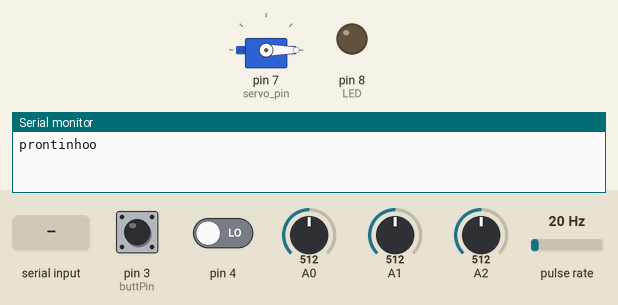
Recording of a sketch running on a simulated Arduino Uno, built with avr-gcc and run on an emulated ATmega328P. On the bench: servo, output pins drawn as LEDs (lit = HIGH), the last lines printed to the serial monitor. Wiring (inferred from the names in the program): pulse sensor: data pin 2. Inputs (shaded band) come from the test bench; at power-on: pin 3 (buttPin) HIGH, pin 4 LOW, A0 = 512, A1 = 512, A2 = 512, pulse rate 20 Hz. Storage starts empty; pins used as bus, display or sensor lines are not drawn.

Above: at 1.3 s.
1.4 s: "d90\n" received over Serial
At 4.38 s:
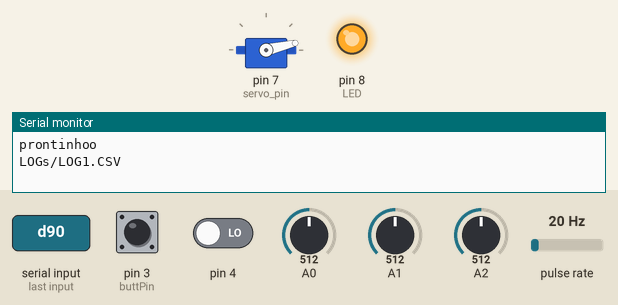
4.4 s: byte 115 ('s') received over Serial
At 11.9 s:
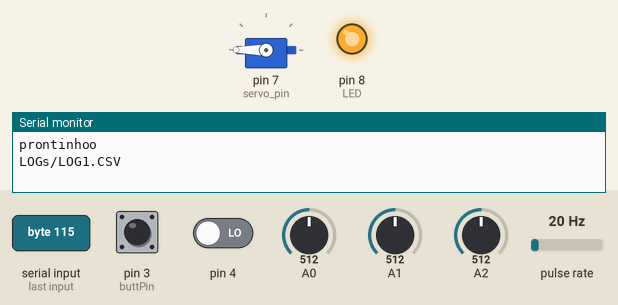
Timing chart, 0 to 13.4 s (numbered marks = the images above; inputs shaded):
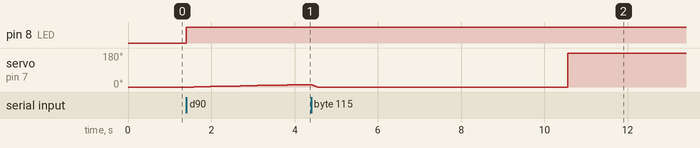

Measured:
- after the input at 1.4 s, pin 8 (LED): LOW → HIGH at once; servo on pin 7 (servo_pin): moves from 0° to 13° over 2.6 s, starting after 0.18 s

The sketch:

Bancada_ESC.ino
```cpp
/*
 * CÓDIGO PARA BANCADA DE CARACTERIZAÇÃO DE GRUPO MOTOPROPULSOR DE DRONES
 * Versão: 2.0
 * Data: 07/2025
 * Autor: Euler Torres
 * * Esse código salva um csv com leitura de RPM, corrente (ESC), tração hélice, temperatura motor, temperatura ambiente e tensão da bateria.
 * O teste consiste em subir o PWM em 10% e capturar diversas amostras, fazendo uma mapa completo do motor/bateria/hélice
 */
#include <Arduino.h>
#include <Servo.h>
#include <SD.h>
#include <SPI.h>

#include "HX711.hpp"
#include "LM35.hpp"
#include "VoltDiv.hpp"
#include "ACS712.hpp"

//=============================================================================
// 						Definição dos pinos
//=============================================================================
const uint8_t RPM_PIN	{2};	//TCRT5000
const uint8_t buttPin	{3};
const uint8_t HX711_DOUT{4};
const uint8_t HX711_SCK	{5};
const uint8_t servo_pin	{7};
const uint8_t LED		{8};
const uint8_t CS_SDcard	{10};
const uint8_t TAMB_PIN	{A0};
const uint8_t TMOT_PIN	{A1};
const uint8_t Curr_PIN	{A2};
const uint8_t Volt_PIN	{A3};


//=============================================================================
// 							Sensores
//=============================================================================

HX711 	 Balanca(HX711_DOUT, HX711_SCK, "Empuxo");
LM35 	 Temp_amb(TAMB_PIN, "TempAmbiente");
LM35	 Temp_Mot(TMOT_PIN, "TempMotor");
VoltDiv  Bateria(Volt_PIN,  "Tensao");
ACS712   Corrente(Curr_PIN, "Corrente");

Sensor* sensores[] = {
	&Balanca,
	&Temp_amb,
	&Temp_Mot,
	&Bateria,
	&Corrente
};

const uint8_t N_sensores = sizeof(sensores)/sizeof(sensores[0]);

int16_t thrust_g = 0;

volatile bool botao = false;

//=============================================================================
// 						Variaveis globais
//=============================================================================

// Controle de Tempo ------------------------------------------------
unsigned long now;
volatile unsigned long lastInterrupt;

// ---------------------  Controle do ESC   -------------------------
uint16_t sample_dt = 500, min_PWM = 1500, max_PWM = 2000, currentPWM = min_PWM;
uint8_t	 step_PWM = 1;
Servo esc;
bool Inverte_PWM = false;

// ---------------------     Cartão SD	------------------------------------------------
unsigned long lastSample, lastLog;
File logfile;
char data;
// ---------------------        RPM		------------------------------------------------
const int N_pas =	2;
volatile unsigned long contadorPulsos = 0;
// ---------------------       Debug	------------------------------------------------
bool debugging = false;
// ---------------------       Teste    ------------------------------------------------
bool testRunning = false;
uint16_t  target_PWM = 1500, ms_increasse = 80, targetPWMsample= 1500;
unsigned long lastPWMUpdate, sampleTime = 6000;

//=============================================================================
// 						Funções auxiliares
//=============================================================================

void ProcessSerial(){
	if (Serial.available() > 0){

		if(isDigit(Serial.peek())){
			setPWM(Serial.parseInt());
			Serial.read();
			return;
		}

		data = Serial.read();
		if(data == 'd'){
			beginTest();
			Serial.read();
		}
		else if (data == 'a'){
			showError();
			openNewLog();
			debugging = true;
		}
		else if (data == 's'){
			debugging = false;
			endTest();
			Serial.read();
		}
	}
}

void beginTest(){
	target_PWM = min_PWM;
	setPWM(min_PWM);
	openNewLog();
	testRunning = true;
	//Serial.println("comecou");
	lastPWMUpdate = millis();
}

void runTest(){
	if(target_PWM < max_PWM){
	// Enquanto nao chegar no máximo
		if (target_PWM >= targetPWMsample){
			amostra();
			if (now - lastPWMUpdate >= sampleTime) targetPWMsample += 50;
		}
		else if (now - lastPWMUpdate >= ms_increasse){
			target_PWM++;
			lastPWMUpdate = now;
		}
	} else{
		amostra();
		if (now - lastPWMUpdate >= sampleTime) endTest();
	}
	setPWM(target_PWM);
}

void endTest(){
	target_PWM = min_PWM;
	rampPWM(min_PWM, 5);
	closeCurrentLog();
	testRunning = false;
}

void debug(){
	//Serial.println("Debugando");
	amostra();
}

void setPWM(uint16_t PWM){
	currentPWM = PWM;
	if (PWM > max_PWM) PWM = max_PWM;
	if (PWM < min_PWM) PWM = min_PWM;
	PWM = Inverte_PWM ? (min_PWM + max_PWM - PWM) : PWM;
	esc.writeMicroseconds(PWM);
}

void rampPWM(uint16_t target, uint8_t passo){
	uint8_t delayMs = 20;
	if (target > currentPWM){
		// acelera
		while(target - currentPWM > 0){
			setPWM(currentPWM + passo);
			delay(delayMs);
		}
	}else{
		// desacelera
		while(currentPWM - target > 0){
			setPWM(currentPWM - passo);
			delay(delayMs);
		}
	}
}

void showError(){
	//Serial.println("tentando rodar issaqui");
	for(int i = 0; i<16; i++){
		digitalWrite(LED, !digitalRead(LED));
		delay(100);
	}
}

void openNewLog(){
	closeCurrentLog();
	digitalWrite(LED, HIGH);
	int idx = 1;
	String path;
	do{
		path = "LOGs/LOG" + String(idx) + ".CSV";
		idx++;
	} while(SD.exists(path));

	logfile = SD.open(path, FILE_WRITE);
	if (!logfile){
		showError();
		return;
	}

	String header = "t[ms], PWM[us]";
	for (auto sensor : sensores){
		sensor -> calibra();
		header += "," + sensor -> getLabel();
	}
	header += ",RPM\n";
	logfile.print(header);

	digitalWrite(HX711_SCK, LOW);
	Serial.println(path);
	contadorPulsos = 0;
	lastLog = now;
}

void closeCurrentLog(){
	if (logfile){
		logfile.close();
		digitalWrite(LED, LOW);
	}
	digitalWrite(HX711_SCK, HIGH);
	//digitalWrite(LED, LOW);
}

void amostra() {
	unsigned long dt = now - lastSample;
	unsigned long elapsed = now - lastLog;
	if (dt < sample_dt) return;
	lastSample = now;
	String logline = String(elapsed) + "," + String(target_PWM);

	for (auto sensor : sensores){
		logline += "," + String(sensor->read());
	}

	noInterrupts();
	float rpm = ((60000.0 / dt) * contadorPulsos) / N_pas;
	contadorPulsos = 0;
	interrupts();

	if (debugging) logline += "," + String(contadorPulsos);
	logline += "," + String(rpm) + "\n";

	if (debugging) Serial.print(logline);
	logfile.print(logline);
	logfile.flush();
}

void HandleInt(){
	if (botao){
		unsigned long dt = now - lastInterrupt;

		if (dt < 200) return;	//Minimo para estabilizar nivel lógico
		//lastInterrupt = now;
		if(dt > 5000 && !testRunning && digitalRead(buttPin)){
			botao = false;
			showError();
			for (auto sensor : sensores){
				sensor -> calibra();
				digitalWrite(LED, !digitalRead(LED));
			}
			digitalWrite(LED, LOW);
			lastInterrupt = millis();
		}
		else if(!digitalRead(buttPin)){
			botao = false;
			lastInterrupt = millis();
			if(!testRunning)	beginTest();
			else endTest();
		}
	}
}

void setup() {

	esc.attach(servo_pin, min_PWM, max_PWM);
	setPWM(1500);

	Serial.begin(115200);              //Inicia comunicação serial Bluetooth

	delay(100);

	while(Serial.available()) Serial.read();

	pinMode(buttPin, INPUT);
	pinMode(RPM_PIN, INPUT);
	pinMode(LED, OUTPUT);

	if(!SD.begin(CS_SDcard)){
		Serial.println("Bota o cartaoo");
		while(1){
			showError();
		}
	}

	if(!SD.exists("LOGs")){
		SD.mkdir("LOGs/");
	}

	attachInterrupt(digitalPinToInterrupt(buttPin), button_ISR, RISING);
	attachInterrupt(digitalPinToInterrupt(RPM_PIN), pulso_ISR, FALLING);
	Serial.println("prontinhoo");
	lastSample = millis();
}

void loop() {
	now = millis();

	ProcessSerial();

	HandleInt();


	if (testRunning){
		runTest();
	}
	else if (debugging){
		debug();
	}
}

void button_ISR(){
	botao = true;
	lastInterrupt = millis();
}

void pulso_ISR() {
	contadorPulsos++;
}
```

ACS712.cpp
```cpp
/*
 * CÓDIGO PARA BANCADA DE CARACTERIZAÇÃO DE GRUPO MOTOPROPULSOR DE DRONES
 * Versão: 1.0
 * Data: 07/2025
 * Autor: Euler Torres
 * * Código para leitura de corrente [A] usando uma classe genérica de sensor.
 *
 */
#include "ACS712.hpp"
#include <Math.h>

#define NAmostras 5

ACS712::ACS712(const uint8_t AnPin, const String Label) :
	Sensor(Label),
	_AnPin(AnPin),
	_Label(Label),
	scale(0.066f),	// V/A (Shunt)
	offset(0.0f)
{
	pinMode(_AnPin, INPUT);
}

float ACS712::read() {
    float localSquareSum = 0;
    float localSum = 0;
    int localAmountOfSamples = 0;

    const unsigned long sampleDelayMicros = 100; // Pequeno atraso entre amostras

    for (int i = 0; i < NAmostras; i++) {
        // Lógica de amostragem
        float readingVolts = (float)analogRead(_AnPin) * 4.83 / 1023.0;
        float readingAmps = (readingVolts - 2.5) / scale;

        localSquareSum += readingAmps * readingAmps;
        localSum += readingAmps;
        localAmountOfSamples++;

        delayMicroseconds(sampleDelayMicros);
    }

    float rms = 0;
    if (localAmountOfSamples > 0) { // Evita divisão por zero
        rms = (float)sqrt((double)localSquareSum / localAmountOfSamples);
    }

    return rms;
}
```

ACS712.hpp
```cpp
#pragma once

#include<stdint.h>
#include<Arduino.h>

#include "sensor.hpp"

class ACS712 : public Sensor{
public:
	ACS712(const uint8_t AnPin, const String Label);
	~ACS712() override = default;

	float read() override;

private:
	uint8_t _AnPin;
	String _Label;

	uint16_t raw = 0;
	float value=0;
	float scale;
	float offset;
};
```

HX711.cpp
```cpp
/*
 * CÓDIGO PARA BANCADA DE CARACTERIZAÇÃO DE GRUPO MOTOPROPULSOR DE DRONES
 * Versão: 1.0
 * Data: 07/2025
 * Autor: Euler Torres
 * * Código para leitura de força em g.f usando uma classe genérica de Sensor.
 *
 */
#include "HX711.hpp"

HX711::HX711(const uint8_t PIN_DOUT, const uint8_t PIN_SCK, const String Label) :
	Sensor(Label),
	_PIN_DOUT(PIN_DOUT),
	_PIN_SCK(PIN_SCK),
	_Label(Label),
	offset(1974.0),
	scale(114.6f)
{
	pinMode(_PIN_DOUT, INPUT);
	pinMode(_PIN_SCK, OUTPUT);
	digitalWrite(_PIN_SCK, HIGH);	//Modo Power-Down do HX711
}

// --- Lê uma única conversão de 24 bits e aplica seleção de ganho ---
int32_t HX711::readRaw() {
	// aguarda DOUT ficar LOW (dado pronto)
	while (digitalRead(_PIN_DOUT) == HIGH);

	value = 0;
	// lê 24 bits
	for (uint8_t i = 0; i < 24; i++) {
		digitalWrite(_PIN_SCK, HIGH);
		value <<= 1;
		if (digitalRead(_PIN_DOUT)) {
			value |= 1;
		}
		digitalWrite(_PIN_SCK, LOW);
	}
	// pulsos adicionais para ganho
	for (uint8_t i = 0; i < GAIN_PULSES; i++) {
		digitalWrite(_PIN_SCK, HIGH);
		digitalWrite(_PIN_SCK, LOW);
	}
	//Serial.println(value);
	// converte de 24 bits two’s-complement para signed long
	if (value & 0x800000) {
		value |= 0xFF000000;
	}
	return (int32_t)value;
}

// --- Lê várias vezes e retorna a média ---
float HX711::read() {
	//digitalWrite(4, HIGH);
	sum = 0;
	for (uint8_t i = 0; i < N_amostras; i++) {
		sum += readRaw();
	}
	return ((float)sum / N_amostras)/scale - offset;
}

float HX711::calibra(){
	digitalWrite(_PIN_SCK, LOW); //Modo Wake-up do HX711
	for (uint8_t i = 0; i < 20; i++) {
		sum += readRaw();
	}
	digitalWrite(_PIN_SCK, HIGH); //Modo Power-Down do HX711
	offset = ((float)sum / 20)/scale;
	//Serial.print("Novo offset: "); Serial.println(offset);
}
```

HX711.hpp
```cpp
#pragma once
#include <stdint.h>

#include "Sensor.hpp"
#include "Arduino.h"

#define GAIN_PULSES     1   // 1 pulso = canal A ganho 128
#define N_amostras      5  // #Amostras para média

class HX711 : public Sensor{

public:
	HX711(const uint8_t PIN_DOUT, const uint8_t PIN_CLK, const String Label);	//Dout , SCK
	~HX711() override = default;

	float	read() override;
	float	calibra() override;
private:
	uint8_t	_PIN_DOUT;
	uint8_t _PIN_SCK;
	String  _Label;

	unsigned long	value = 0;	// Valor raw unitario
	int32_t			sum	= 0;			// Soma de amostras
	float 			offset;      		// “tare” zero
	float		 	scale;   		// fator de calibração (raw/gramas)

	int32_t readRaw();
};
```

LM35.cpp
```cpp
#include "LM35.hpp"

LM35::LM35(const uint8_t PIN_An, const String Label) :
	Sensor(Label),
	_PIN_An(PIN_An),
	_Label(Label),
	scale(100.0f),	// 10mV/C°  2 até 150°C
	voltDrop(0.0f)
{
	pinMode(_PIN_An, INPUT);
}

float LM35::read(){
    analogRead(_PIN_An);
    delay(2);
    uint16_t reading = analogRead(_PIN_An);
    readingVolts = (float)reading * 5.0 / 1023.0;
    temperatureCelsius = (readingVolts - voltDrop) * scale;

    return temperatureCelsius;
}
```

LM35.hpp
```cpp
/*
 * CÓDIGO PARA BANCADA DE CARACTERIZAÇÃO DE GRUPO MOTOPROPULSOR DE DRONES
 * Versão: 1.0
 * Data: 07/2025
 * Autor: Euler Torres
 * * Código para leitura de temperatura °C usando uma classe genérica de Sensor.
 *
 */
#pragma once
#include <stdint.h>

#include "Sensor.hpp"
#include <Arduino.h>

class LM35 : public Sensor{

public:
	LM35(const uint8_t PIN_An, const String Label);
	~LM35() override = default;

	float	read()		override;
private:
	uint8_t _PIN_An;
	String _Label;

	float scale;
	float readingVolts;
	float temperatureCelsius = 0;
	float voltDrop;
};
```

Sensor.hpp
```cpp
/*
 * CÓDIGO PARA BANCADA DE CARACTERIZAÇÃO DE GRUPO MOTOPROPULSOR DE DRONES
 * Versão: 1.0
 * Data: 07/2025
 * Autor: Euler Torres
 * * Classe genérica de sensor
 *
 */
#pragma once
#include <stdint.h>
#include <Arduino.h>

class Sensor{
public:

	Sensor(const String& label) : label(label) {};


	virtual ~Sensor() = default;

	virtual float calibra() {return 0;}
	virtual float read() = 0;
	virtual String getLabel() const{return label;};

protected:
	String label;
};
```

VoltDiv.cpp
```cpp
/*
 * CÓDIGO PARA BANCADA DE CARACTERIZAÇÃO DE GRUPO MOTOPROPULSOR DE DRONES
 * Versão: 1.0
 * Data: 07/2025
 * Autor: Euler Torres
 * * Código para leitura de tensão a partir de um divisor de tensão
 *
 */
#include "VoltDiv.hpp"

VoltDiv::VoltDiv(const uint8_t AnPin, const String Label) :
	Sensor(Label),
	_AnPin(AnPin),
	_Label(Label),
	scale(3.36f)	//		16.8 * R2/(R1+R2)= 5V	R1 = 10kΩ R2 = 4.230kΩ
	//offset(0.0f)
{
	pinMode(_AnPin, INPUT);
}

float VoltDiv::read(){
	raw = analogRead(_AnPin);
	value = (float)raw*4.84/1023.0;
	return value/scale;
}
```

VoltDiv.hpp
```cpp
#pragma once
#include <stdint.h>
#include <Arduino.h>

#include "Sensor.hpp"

class VoltDiv : public Sensor{
public:
	VoltDiv(const uint8_t AnPin, const String Label);
	~VoltDiv() override = default;

	float read() override;
private:
	uint8_t _AnPin;
	String _Label;

	uint16_t raw = 0;
	float value = 0;
	float scale;
	//float offset;
};
```
